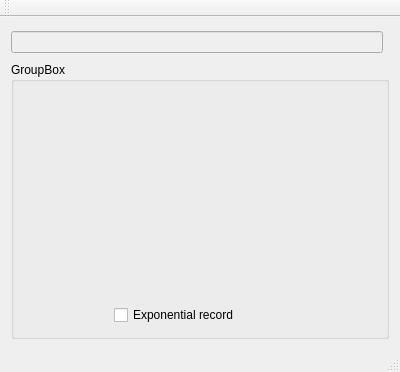
<?xml version="1.0" encoding="UTF-8"?>
<ui version="4.0">
 <class>MainWindow</class>
 <widget class="QMainWindow" name="MainWindow">
  <property name="geometry">
   <rect>
    <x>0</x>
    <y>0</y>
    <width>400</width>
    <height>372</height>
   </rect>
  </property>
  <property name="windowTitle">
   <string>Calculator</string>
  </property>
  <property name="windowIcon">
   <iconset>
    <normaloff>my_calculator.png</normaloff>my_calculator.png</iconset>
  </property>
  <widget class="QWidget" name="centralWidget">
   <layout class="QGridLayout" name="gridLayout">
    <item row="0" column="0">
     <widget class="QLineEdit" name="lineEdit">
      <property name="enabled">
       <bool>false</bool>
      </property>
     </widget>
    </item>
    <item row="0" column="1">
     <widget class="QLabel" name="label_2">
      <property name="palette">
       <palette>
        <active>
         <colorrole role="WindowText">
          <brush brushstyle="SolidPattern">
           <color alpha="255">
            <red>255</red>
            <green>0</green>
            <blue>0</blue>
           </color>
          </brush>
         </colorrole>
         <colorrole role="Text">
          <brush brushstyle="SolidPattern">
           <color alpha="255">
            <red>255</red>
            <green>0</green>
            <blue>0</blue>
           </color>
          </brush>
         </colorrole>
         <colorrole role="ToolTipText">
          <brush brushstyle="SolidPattern">
           <color alpha="255">
            <red>255</red>
            <green>0</green>
            <blue>0</blue>
           </color>
          </brush>
         </colorrole>
        </active>
        <inactive>
         <colorrole role="WindowText">
          <brush brushstyle="SolidPattern">
           <color alpha="255">
            <red>255</red>
            <green>0</green>
            <blue>0</blue>
           </color>
          </brush>
         </colorrole>
         <colorrole role="Text">
          <brush brushstyle="SolidPattern">
           <color alpha="255">
            <red>255</red>
            <green>0</green>
            <blue>0</blue>
           </color>
          </brush>
         </colorrole>
         <colorrole role="ToolTipText">
          <brush brushstyle="SolidPattern">
           <color alpha="255">
            <red>255</red>
            <green>0</green>
            <blue>0</blue>
           </color>
          </brush>
         </colorrole>
        </inactive>
        <disabled>
         <colorrole role="WindowText">
          <brush brushstyle="SolidPattern">
           <color alpha="255">
            <red>118</red>
            <green>116</green>
            <blue>108</blue>
           </color>
          </brush>
         </colorrole>
         <colorrole role="Text">
          <brush brushstyle="SolidPattern">
           <color alpha="255">
            <red>118</red>
            <green>116</green>
            <blue>108</blue>
           </color>
          </brush>
         </colorrole>
         <colorrole role="ToolTipText">
          <brush brushstyle="SolidPattern">
           <color alpha="255">
            <red>255</red>
            <green>0</green>
            <blue>0</blue>
           </color>
          </brush>
         </colorrole>
        </disabled>
       </palette>
      </property>
      <property name="font">
       <font>
        <weight>75</weight>
        <bold>true</bold>
       </font>
      </property>
      <property name="text">
       <string>&lt;html&gt;&lt;head/&gt;&lt;body&gt;&lt;p&gt;&lt;br/&gt;&lt;/p&gt;&lt;/body&gt;&lt;/html&gt;</string>
      </property>
      <property name="wordWrap">
       <bool>true</bool>
      </property>
      <property name="indent">
       <number>0</number>
      </property>
     </widget>
    </item>
    <item row="1" column="0" colspan="2">
     <widget class="QGroupBox" name="groupBox">
      <property name="title">
       <string>GroupBox</string>
      </property>
      <property name="flat">
       <bool>false</bool>
      </property>
      <property name="checkable">
       <bool>false</bool>
      </property>
      <layout class="QGridLayout" name="gridLayout_5">
       <item row="3" column="1" colspan="2">
        <widget class="QCheckBox" name="checkBox">
         <property name="text">
          <string>Exponential record</string>
         </property>
        </widget>
       </item>
       <item row="1" column="0" rowspan="2" colspan="4">
        <layout class="QGridLayout" name="keyBoard"/>
       </item>
      </layout>
     </widget>
    </item>
   </layout>
  </widget>
  <widget class="QMenuBar" name="menuBar">
   <property name="geometry">
    <rect>
     <x>0</x>
     <y>0</y>
     <width>400</width>
     <height>20</height>
    </rect>
   </property>
  </widget>
  <widget class="QToolBar" name="mainToolBar">
   <attribute name="toolBarArea">
    <enum>TopToolBarArea</enum>
   </attribute>
   <attribute name="toolBarBreak">
    <bool>false</bool>
   </attribute>
  </widget>
  <widget class="QStatusBar" name="statusBar"/>
 </widget>
 <layoutdefault spacing="6" margin="11"/>
 <resources/>
 <connections/>
</ui>
